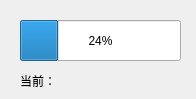
<?xml version="1.0" encoding="UTF-8"?>
<ui version="4.0">
 <class>ProgressDialog</class>
 <widget class="QDialog" name="ProgressDialog">
  <property name="geometry">
   <rect>
    <x>0</x>
    <y>0</y>
    <width>196</width>
    <height>99</height>
   </rect>
  </property>
  <property name="windowTitle">
   <string>Progressing...</string>
  </property>
  <widget class="QProgressBar" name="progressBarCompile">
   <property name="geometry">
    <rect>
     <x>20</x>
     <y>20</y>
     <width>161</width>
     <height>41</height>
    </rect>
   </property>
   <property name="value">
    <number>24</number>
   </property>
  </widget>
  <widget class="QLabel" name="labelState">
   <property name="geometry">
    <rect>
     <x>20</x>
     <y>70</y>
     <width>121</width>
     <height>21</height>
    </rect>
   </property>
   <property name="text">
    <string>当前：</string>
   </property>
  </widget>
 </widget>
 <resources/>
 <connections/>
</ui>
